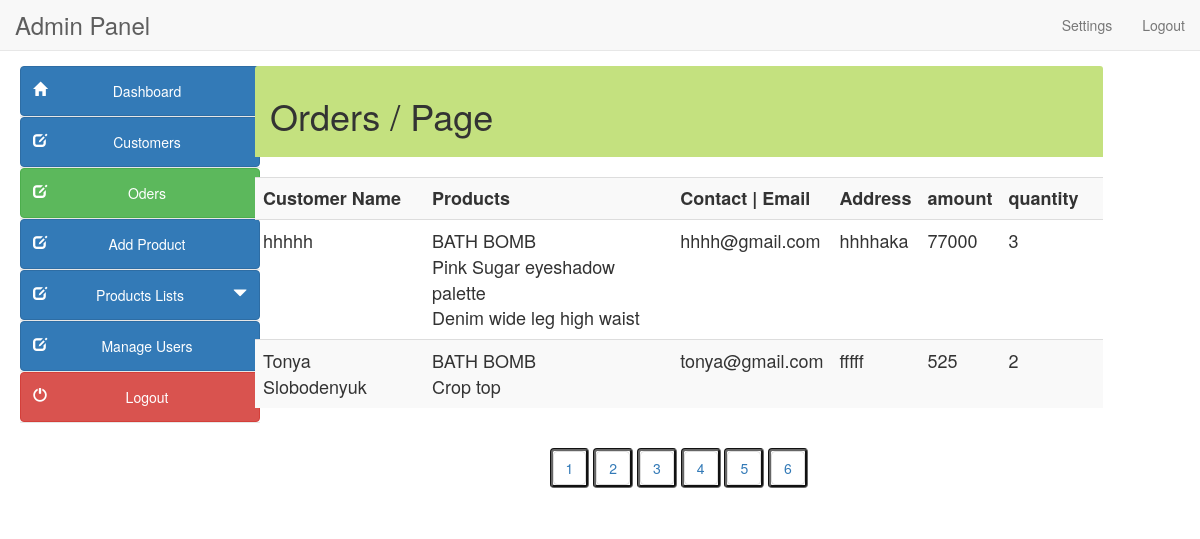
The page /admin/orders.php on the database its author committed.
### tables this page shows
CREATE TABLE `orders_info` (
  `order_id` int(10) NOT NULL,
  `user_id` int(11) NOT NULL,
  `f_name` varchar(255) NOT NULL,
  `email` varchar(255) NOT NULL,
  `address` varchar(255) NOT NULL,
  `city` varchar(255) NOT NULL,
  `state` varchar(255) NOT NULL,
  `zip` int(10) NOT NULL,
  `cardname` varchar(255) NOT NULL,
  `cardnumber` varchar(20) NOT NULL,
  `expdate` varchar(255) NOT NULL,
  `prod_count` int(15) DEFAULT NULL,
  `total_amt` int(15) DEFAULT NULL,
  `cvv` int(5) NOT NULL
);

CREATE TABLE `products` (
  `product_id` int(100) NOT NULL,
  `product_cat` int(100) NOT NULL,
  `product_brand` int(100) NOT NULL,
  `product_title` varchar(255) NOT NULL,
  `product_price` int(100) NOT NULL,
  `product_desc` text NOT NULL,
  `product_image` text NOT NULL,
  `product_keywords` text NOT NULL
);

### admin/orders.php (the view, shortened to what this page needs)
<?php
$page=$_GET['page'];
?>
<!DOCTYPE html>
<html lang="en">
<head>
<link href="style/css/bootstrap.min.css" rel="stylesheet">
<link href="style/css/k.css" rel="stylesheet">
</head>
<body>
  <?php include("include/header.php");?>
   	<div class="container-fluid main-container">
	<?php include("include/side_bar.php");?>
    <div class="col-md-9 content" style="margin-left:10px">
    <div class="panel-heading" style="background-color:#c4e17f">
	<h1>Orders  / Page <?php echo $page;?> </h1></div><br>
<div class='table-responsive'>
<div style="overflow-x:scroll;">
<table class="table  table-hover table-striped" style="font-size:18px">
<tr><th>Customer Name</th><th>Products</th><th>Contact | Email</th><th>Address</th><th>amount</th><th>quantity</th><th></th></tr>
<?php
                      $query = "SELECT * FROM orders_info";
                      $run = mysqli_query($con,$query);
                      if(mysqli_num_rows($run) > 0){
                       while($row = mysqli_fetch_array($run)){
                         $order_id = $row['order_id'];
                         $email = $row['email'];
                         $f_name = $row['f_name'];
                         $address = $row['address'];
                         $total_amount = $row['total_amt'];
                         $qty = $row['prod_count'];
                      ?>
                          <tr>
                            <td><?php
                               echo $f_name;
                             ?></td>
                           <td> <?php
                            $query1 = "SELECT * FROM order_products where order_id = $order_id";
                            $run1 = mysqli_query($con,$query1);
                              while($row1 = mysqli_fetch_array($run1)){
                               $product_id = $row1['product_id'];
                               $query2 = "SELECT * FROM products where product_id = $product_id";
                               $run2 = mysqli_query($con,$query2);
                               while($row2 = mysqli_fetch_array($run2)){
                               $product_title = $row2['product_title'];
                           ?>
                              <?php echo $product_title ?><br>
                            <?php }}?></td>
                            <td><?php echo $email ?></td>
                            <td><?php echo $address ?></td>
                            <td><?php echo $total_amount ?></td>
                            <td><?php echo $qty ?></td>
                            <td></td>
                         </tr>
                         <?php } ?>
                     <?php
                   }else {
                     echo "<center><h2>No users Available</h2><br><hr></center>";
                     }
                  ?>
</table>
</div></div>
<nav align="center">
<?php
$paging=mysqli_query($con,"select product_id,product_image, product_title,product_price from products");
$count=mysqli_num_rows($paging);
$a=$count/5;
$a=ceil($a);
echo "<bt>";echo "<bt>";
for($b=1; $b<=$a;$b++)
{
?>
<ul class="pagination " style="border:groove #666">
<li><a class="label-info" href="orders.php?page=<?php echo $b;?>"><?php echo $b." ";?></a></li></ul>
<?php
}
?>
</nav>
</div></div>
</body>
</html>

### admin/style/css/k.css (style rules this page uses)
.main-container { background: #FFF; padding-top: 15px; margin-top: -20px; }

### rows shown on the page
orders_info: f_name "hhhhh", email "hhhh@gmail.com", address "hhhhaka", total_amt "77000", prod_count "3"
products: product_title "BATH BOMB"
products: product_title "Pink Sugar eyeshadow palette"
products: product_title "Denim wide leg high waist"
orders_info: f_name "Tonya Slobodenyuk", email "tonya@gmail.com", address "fffff", total_amt "525", prod_count "2"
products: product_title "Crop top"
